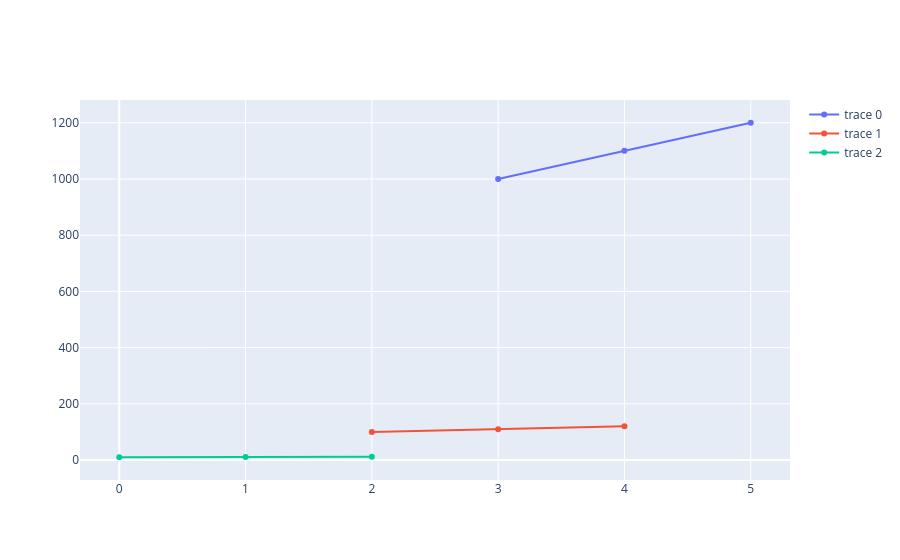

Notebook code cell kept with this figure:
### Code cell
fig = make_subplots(rows =1, cols =1)
fig.append_trace(go.Scatter(
    x=[3,4,5],
    y=[1000,1100,1200],
), row=1, col=1)
fig.append_trace(go.Scatter(
    x=[2,3,4],
    y=[100,110,120],
), row=1, col=1)
fig.append_trace(go.Scatter(
    x=[0,1,2],
    y=[10,11,12],
), row=1, col=1)
fig.show()

### Figure 1 — Plotly figure (JSON) as saved in the notebook; plotly's stock layout.template omitted (floating-point values rounded to 4 significant figures)
{"data": [{"type": "scatter", "x": [3, 4, 5], "xaxis": "x", "y": [1000, 1100, 1200], "yaxis": "y"}, {"type": "scatter", "x": [2, 3, 4], "xaxis": "x", "y": [100, 110, 120], "yaxis": "y"}, {"type": "scatter", "x": [0, 1, 2], "xaxis": "x", "y": [10, 11, 12], "yaxis": "y"}], "layout": {"xaxis": {"anchor": "y", "domain": [0, 1]}, "yaxis": {"anchor": "x", "domain": [0, 1]}}}
